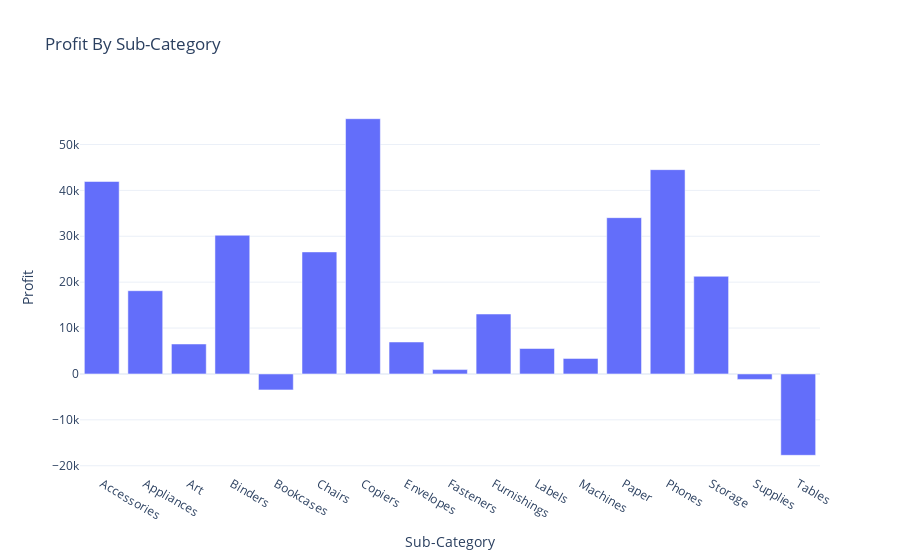

Notebook code for this chart:
### Code cell
profit_by_subcategory = data.groupby('Sub-Category')['Profit'].sum().reset_index()
fig = px.bar(profit_by_subcategory,x='Sub-Category',
             y='Profit',
             title = 'Profit By Sub-Category')
fig.show()

### Figure 1 — Plotly figure (JSON) as saved in the notebook; plotly's stock layout.template omitted (floating-point values rounded to 4 significant figures)
{"data": [{"alignmentgroup": "True", "hovertemplate": "Sub-Category=%{x}<br>Profit=%{y}<extra></extra>", "legendgroup": "", "marker": {"color": "#636efa", "pattern": {"shape": ""}}, "name": "", "offsetgroup": "", "orientation": "v", "showlegend": false, "textposition": "auto", "type": "bar", "x": ["Accessories", "Appliances", "Art", "Binders", "Bookcases", "Chairs", "Copiers", "Envelopes", "Fasteners", "Furnishings", "Labels", "Machines", "Paper", "Phones", "Storage", "Supplies", "Tables"], "xaxis": "x", "y": [41940.0, 18140.0, 6528.0, 30220.0, -3473.0, 26590.0, 55620.0, 6964.0, 949.5, 13060.0, 5546.0, 3385.0, 34050.0, 44520.0, 21280.0, -1189.0, -17730.0], "yaxis": "y"}], "layout": {"barmode": "relative", "legend": {"tracegroupgap": 0}, "title": {"text": "Profit By Sub-Category"}, "xaxis": {"anchor": "y", "domain": [0, 1], "title": {"text": "Sub-Category"}}, "yaxis": {"anchor": "x", "domain": [0, 1], "title": {"text": "Profit"}}}}
